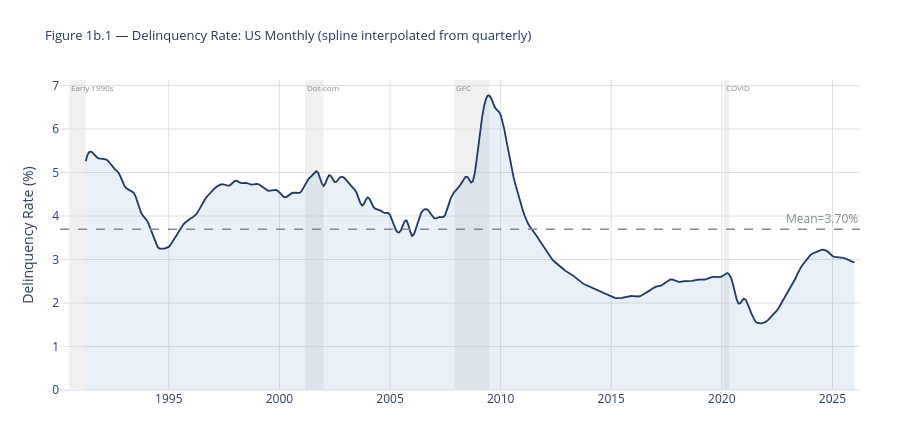
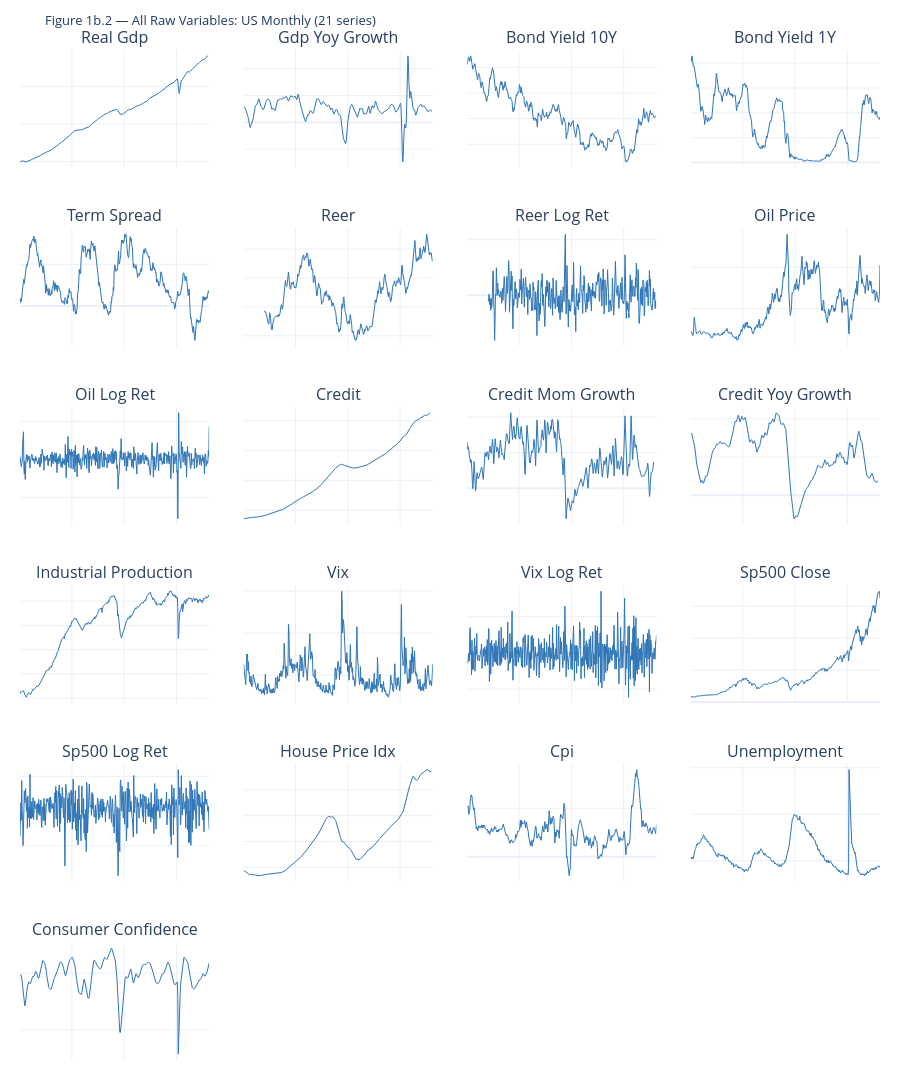

Notebook code for these charts, in order:
### Markdown cell above
### 1b — US Monthly

### Code cell
TARGET_USM    = 'us_delinquency_rate'
PREFIX_USM    = 'us_'
RECESSIONS_USM = RECESSIONS_US

raw_usm = pd.read_csv(PATHS['US_M'], index_col=0, parse_dates=True)
raw_usm.index = pd.DatetimeIndex(raw_usm.index).to_period('M').to_timestamp('M')
raw_usm = raw_usm.sort_index()
df_usm  = raw_usm.loc[WINDOW_START:].copy()

print(f'Shape: {df_usm.shape}  |  {df_usm.index.min().date()} to {df_usm.index.max().date()}')
print(f'Columns ({df_usm.shape[1]}): {df_usm.columns.tolist()}')

t = df_usm[TARGET_USM].dropna()
print(f'\nTarget — {TARGET_USM}: {len(t)} obs | Min {t.min():.2f}% | Max {t.max():.2f}% | Mean {t.mean():.2f}%')

completeness = pd.DataFrame({
    'Non-null':    df_usm.notna().sum(),
    'Missing':     df_usm.isna().sum(),
    'Missing (%)': (df_usm.isna().sum() / len(df_usm) * 100),
    'First valid': df_usm.apply(lambda s: (
        s.first_valid_index().strftime('%Y-%m') if s.first_valid_index() is not None else None)),
    'Last valid':  df_usm.apply(lambda s: (
        s.last_valid_index().strftime('%Y-%m')  if s.last_valid_index()  is not None else None)),
})
display(completeness.style
        .map(c_missing, subset=['Missing (%)'])
        .format({'Missing (%)': '{:.1f}'})
        .set_caption('Table 1b.1 — Completeness: US Monthly (raw dataset)'))

mean_val = df_usm[TARGET_USM].mean()
fig = go.Figure()
fig.add_trace(go.Scatter(
    x=df_usm.index, y=df_usm[TARGET_USM], mode='lines',
    line=dict(color=NAVY, width=1.8), fill='tozeroy',
    fillcolor='rgba(46,117,182,0.10)',
    hovertemplate='%{x|%Y-%m}<br>%{y:.2f}%<extra></extra>'))
fig.add_hline(y=mean_val, line_dash='dash', line_color=GREY, line_width=1.5,
              annotation_text=f'Mean={mean_val:.2f}%',
              annotation_position='top right', annotation_font_color=GREY)
fig = add_recessions(fig, RECESSIONS_USM)
fig.update_layout(
    title=dict(
        text='Figure 1b.1 — Delinquency Rate: US Monthly (spline interpolated from quarterly)',
        font=dict(size=13, color=NAVY)),
    xaxis=dict(showgrid=True, gridcolor='#E0E0E0'),
    yaxis=dict(title='Delinquency Rate (%)', showgrid=True, gridcolor='#E0E0E0'),
    template=TEMPLATE, height=430, margin=dict(t=80, b=40, l=60, r=40))
fig.show()

raw_cols = [c for c in raw_usm.columns if c != TARGET_USM]
ncols = 4
nrows = int(np.ceil(len(raw_cols) / ncols))
fig2 = make_subplots(
    rows=nrows, cols=ncols,
    subplot_titles=[v.replace('us_', '').replace('_', ' ').title() for v in raw_cols],
    vertical_spacing=0.06, horizontal_spacing=0.04)
for i, var in enumerate(raw_cols):
    r, c = i // ncols + 1, i % ncols + 1
    fig2.add_trace(go.Scatter(
        x=df_usm.index, y=df_usm[var], mode='lines',
        line=dict(color=BLUE, width=1.0), showlegend=False), row=r, col=c)
fig2.update_xaxes(showticklabels=False)
fig2.update_yaxes(showticklabels=False)
fig2.update_layout(
    title=dict(text=f'Figure 1b.2 — All Raw Variables: US Monthly ({len(raw_cols)} series)',
               font=dict(size=13, color=NAVY)),
    template=TEMPLATE, height=nrows * 180,
    margin=dict(t=50, b=20, l=20, r=20))
fig2.show()

### Figure 1 — Plotly figure (JSON) as saved in the notebook; plotly's stock layout.template omitted (floating-point values rounded to 4 significant figures; data arrays with more than 128 entries replaced by an {"elided": "..."} marker saying what was removed)
{"data": [{"fill": "tozeroy", "fillcolor": "rgba(46,117,182,0.10)", "hovertemplate": "%{x|%Y-%m}<br>%{y:.2f}%<extra></extra>", "line": {"color": "#1F3864", "width": 1.8}, "mode": "lines", "type": "scatter", "x": {"elided": "435 str values"}, "y": {"elided": "435 float values"}}], "layout": {"annotations": [{"font": {"color": "#7F8C8D"}, "showarrow": false, "text": "Mean=3.70%", "x": 1, "xanchor": "right", "xref": "x domain", "y": 3.695, "yanchor": "bottom", "yref": "y"}, {"font": {"color": "#7F8C8D", "size": 8}, "showarrow": false, "text": "Early 1990s", "x": "1990-07-01", "xanchor": "left", "xref": "x", "y": 1, "yanchor": "top", "yref": "y domain"}, {"font": {"color": "#7F8C8D", "size": 8}, "showarrow": false, "text": "Dot-com", "x": "2001-03-01", "xanchor": "left", "xref": "x", "y": 1, "yanchor": "top", "yref": "y domain"}, {"font": {"color": "#7F8C8D", "size": 8}, "showarrow": false, "text": "GFC", "x": "2007-12-01", "xanchor": "left", "xref": "x", "y": 1, "yanchor": "top", "yref": "y domain"}, {"font": {"color": "#7F8C8D", "size": 8}, "showarrow": false, "text": "COVID", "x": "2020-02-01", "xanchor": "left", "xref": "x", "y": 1, "yanchor": "top", "yref": "y domain"}], "height": 430, "margin": {"b": 40, "l": 60, "r": 40, "t": 80}, "shapes": [{"line": {"color": "#7F8C8D", "dash": "dash", "width": 1.5}, "type": "line", "x0": 0, "x1": 1, "xref": "x domain", "y0": 3.695, "y1": 3.695, "yref": "y"}, {"fillcolor": "lightgrey", "layer": "below", "line": {"width": 0}, "opacity": 0.35, "type": "rect", "x0": "1990-07-01", "x1": "1991-03-31", "xref": "x", "y0": 0, "y1": 1, "yref": "y domain"}, {"fillcolor": "lightgrey", "layer": "below", "line": {"width": 0}, "opacity": 0.35, "type": "rect", "x0": "2001-03-01", "x1": "2001-12-31", "xref": "x", "y0": 0, "y1": 1, "yref": "y domain"}, {"fillcolor": "lightgrey", "layer": "below", "line": {"width": 0}, "opacity": 0.35, "type": "rect", "x0": "2007-12-01", "x1": "2009-06-30", "xref": "x", "y0": 0, "y1": 1, "yref": "y domain"}, {"fillcolor": "lightgrey", "layer": "below", "line": {"width": 0}, "opacity": 0.35, "type": "rect", "x0": "2020-02-01", "x1": "2020-04-30", "xref": "x", "y0": 0, "y1": 1, "yref": "y domain"}], "title": {"font": {"color": "#1F3864", "size": 13}, "text": "Figure 1b.1 — Delinquency Rate: US Monthly (spline interpolated from quarterly)"}, "xaxis": {"gridcolor": "#E0E0E0", "showgrid": true}, "yaxis": {"gridcolor": "#E0E0E0", "showgrid": true, "title": {"text": "Delinquency Rate (%)"}}}}

### Figure 2 — Plotly figure (JSON) as saved in the notebook; plotly's stock layout.template omitted (floating-point values rounded to 4 significant figures; data arrays with more than 128 entries replaced by an {"elided": "..."} marker saying what was removed)
{"data": [{"line": {"color": "#2E75B6", "width": 1}, "mode": "lines", "showlegend": false, "type": "scatter", "x": {"elided": "435 str values"}, "xaxis": "x", "y": {"elided": "435 float values"}, "yaxis": "y"}, {"line": {"color": "#2E75B6", "width": 1}, "mode": "lines", "showlegend": false, "type": "scatter", "x": {"elided": "435 str values"}, "xaxis": "x2", "y": {"elided": "435 float values"}, "yaxis": "y2"}, {"line": {"color": "#2E75B6", "width": 1}, "mode": "lines", "showlegend": false, "type": "scatter", "x": {"elided": "435 str values"}, "xaxis": "x3", "y": {"elided": "435 float values"}, "yaxis": "y3"}, {"line": {"color": "#2E75B6", "width": 1}, "mode": "lines", "showlegend": false, "type": "scatter", "x": {"elided": "435 str values"}, "xaxis": "x4", "y": {"elided": "435 float values"}, "yaxis": "y4"}, {"line": {"color": "#2E75B6", "width": 1}, "mode": "lines", "showlegend": false, "type": "scatter", "x": {"elided": "435 str values"}, "xaxis": "x5", "y": {"elided": "435 float values"}, "yaxis": "y5"}, {"line": {"color": "#2E75B6", "width": 1}, "mode": "lines", "showlegend": false, "type": "scatter", "x": {"elided": "435 str values"}, "xaxis": "x6", "y": {"elided": "435 float values"}, "yaxis": "y6"}, {"line": {"color": "#2E75B6", "width": 1}, "mode": "lines", "showlegend": false, "type": "scatter", "x": {"elided": "435 str values"}, "xaxis": "x7", "y": {"elided": "435 float values"}, "yaxis": "y7"}, {"line": {"color": "#2E75B6", "width": 1}, "mode": "lines", "showlegend": false, "type": "scatter", "x": {"elided": "435 str values"}, "xaxis": "x8", "y": {"elided": "435 float values"}, "yaxis": "y8"}, {"line": {"color": "#2E75B6", "width": 1}, "mode": "lines", "showlegend": false, "type": "scatter", "x": {"elided": "435 str values"}, "xaxis": "x9", "y": {"elided": "435 float values"}, "yaxis": "y9"}, {"line": {"color": "#2E75B6", "width": 1}, "mode": "lines", "showlegend": false, "type": "scatter", "x": {"elided": "435 str values"}, "xaxis": "x10", "y": {"elided": "435 float values"}, "yaxis": "y10"}, {"line": {"color": "#2E75B6", "width": 1}, "mode": "lines", "showlegend": false, "type": "scatter", "x": {"elided": "435 str values"}, "xaxis": "x11", "y": {"elided": "435 float values"}, "yaxis": "y11"}, {"line": {"color": "#2E75B6", "width": 1}, "mode": "lines", "showlegend": false, "type": "scatter", "x": {"elided": "435 str values"}, "xaxis": "x12", "y": {"elided": "435 float values"}, "yaxis": "y12"}, {"line": {"color": "#2E75B6", "width": 1}, "mode": "lines", "showlegend": false, "type": "scatter", "x": {"elided": "435 str values"}, "xaxis": "x13", "y": {"elided": "435 float values"}, "yaxis": "y13"}, {"line": {"color": "#2E75B6", "width": 1}, "mode": "lines", "showlegend": false, "type": "scatter", "x": {"elided": "435 str values"}, "xaxis": "x14", "y": {"elided": "435 float values"}, "yaxis": "y14"}, {"line": {"color": "#2E75B6", "width": 1}, "mode": "lines", "showlegend": false, "type": "scatter", "x": {"elided": "435 str values"}, "xaxis": "x15", "y": {"elided": "435 float values"}, "yaxis": "y15"}, {"line": {"color": "#2E75B6", "width": 1}, "mode": "lines", "showlegend": false, "type": "scatter", "x": {"elided": "435 str values"}, "xaxis": "x16", "y": {"elided": "435 float values"}, "yaxis": "y16"}, {"line": {"color": "#2E75B6", "width": 1}, "mode": "lines", "showlegend": false, "type": "scatter", "x": {"elided": "435 str values"}, "xaxis": "x17", "y": {"elided": "435 float values"}, "yaxis": "y17"}, {"line": {"color": "#2E75B6", "width": 1}, "mode": "lines", "showlegend": false, "type": "scatter", "x": {"elided": "435 str values"}, "xaxis": "x18", "y": {"elided": "435 float values"}, "yaxis": "y18"}, {"line": {"color": "#2E75B6", "width": 1}, "mode": "lines", "showlegend": false, "type": "scatter", "x": {"elided": "435 str values"}, "xaxis": "x19", "y": {"elided": "435 float values"}, "yaxis": "y19"}, {"line": {"color": "#2E75B6", "width": 1}, "mode": "lines", "showlegend": false, "type": "scatter", "x": {"elided": "435 str values"}, "xaxis": "x20", "y": {"elided": "435 float values"}, "yaxis": "y20"}, {"line": {"color": "#2E75B6", "width": 1}, "mode": "lines", "showlegend": false, "type": "scatter", "x": {"elided": "435 str values"}, "xaxis": "x21", "y": {"elided": "435 float values"}, "yaxis": "y21"}], "layout": {"annotations": [{"font": {"size": 16}, "showarrow": false, "text": "Real Gdp", "x": 0.11, "xanchor": "center", "xref": "paper", "y": 1, "yanchor": "bottom", "yref": "paper"}, {"font": {"size": 16}, "showarrow": false, "text": "Gdp Yoy Growth", "x": 0.37, "xanchor": "center", "xref": "paper", "y": 1, "yanchor": "bottom", "yref": "paper"}, {"font": {"size": 16}, "showarrow": false, "text": "Bond Yield 10Y", "x": 0.63, "xanchor": "center", "xref": "paper", "y": 1, "yanchor": "bottom", "yref": "paper"}, {"font": {"size": 16}, "showarrow": false, "text": "Bond Yield 1Y", "x": 0.89, "xanchor": "center", "xref": "paper", "y": 1, "yanchor": "bottom", "yref": "paper"}, {"font": {"size": 16}, "showarrow": false, "text": "Term Spread", "x": 0.11, "xanchor": "center", "xref": "paper", "y": 0.8233, "yanchor": "bottom", "yref": "paper"}, {"font": {"size": 16}, "showarrow": false, "text": "Reer", "x": 0.37, "xanchor": "center", "xref": "paper", "y": 0.8233, "yanchor": "bottom", "yref": "paper"}, {"font": {"size": 16}, "showarrow": false, "text": "Reer Log Ret", "x": 0.63, "xanchor": "center", "xref": "paper", "y": 0.8233, "yanchor": "bottom", "yref": "paper"}, {"font": {"size": 16}, "showarrow": false, "text": "Oil Price", "x": 0.89, "xanchor": "center", "xref": "paper", "y": 0.8233, "yanchor": "bottom", "yref": "paper"}, {"font": {"size": 16}, "showarrow": false, "text": "Oil Log Ret", "x": 0.11, "xanchor": "center", "xref": "paper", "y": 0.6467, "yanchor": "bottom", "yref": "paper"}, {"font": {"size": 16}, "showarrow": false, "text": "Credit", "x": 0.37, "xanchor": "center", "xref": "paper", "y": 0.6467, "yanchor": "bottom", "yref": "paper"}, {"font": {"size": 16}, "showarrow": false, "text": "Credit Mom Growth", "x": 0.63, "xanchor": "center", "xref": "paper", "y": 0.6467, "yanchor": "bottom", "yref": "paper"}, {"font": {"size": 16}, "showarrow": false, "text": "Credit Yoy Growth", "x": 0.89, "xanchor": "center", "xref": "paper", "y": 0.6467, "yanchor": "bottom", "yref": "paper"}, {"font": {"size": 16}, "showarrow": false, "text": "Industrial Production", "x": 0.11, "xanchor": "center", "xref": "paper", "y": 0.47, "yanchor": "bottom", "yref": "paper"}, {"font": {"size": 16}, "showarrow": false, "text": "Vix", "x": 0.37, "xanchor": "center", "xref": "paper", "y": 0.47, "yanchor": "bottom", "yref": "paper"}, {"font": {"size": 16}, "showarrow": false, "text": "Vix Log Ret", "x": 0.63, "xanchor": "center", "xref": "paper", "y": 0.47, "yanchor": "bottom", "yref": "paper"}, {"font": {"size": 16}, "showarrow": false, "text": "Sp500 Close", "x": 0.89, "xanchor": "center", "xref": "paper", "y": 0.47, "yanchor": "bottom", "yref": "paper"}, {"font": {"size": 16}, "showarrow": false, "text": "Sp500 Log Ret", "x": 0.11, "xanchor": "center", "xref": "paper", "y": 0.2933, "yanchor": "bottom", "yref": "paper"}, {"font": {"size": 16}, "showarrow": false, "text": "House Price Idx", "x": 0.37, "xanchor": "center", "xref": "paper", "y": 0.2933, "yanchor": "bottom", "yref": "paper"}, {"font": {"size": 16}, "showarrow": false, "text": "Cpi", "x": 0.63, "xanchor": "center", "xref": "paper", "y": 0.2933, "yanchor": "bottom", "yref": "paper"}, {"font": {"size": 16}, "showarrow": false, "text": "Unemployment", "x": 0.89, "xanchor": "center", "xref": "paper", "y": 0.2933, "yanchor": "bottom", "yref": "paper"}, {"font": {"size": 16}, "showarrow": false, "text": "Consumer Confidence", "x": 0.11, "xanchor": "center", "xref": "paper", "y": 0.1167, "yanchor": "bottom", "yref": "paper"}], "height": 1080, "margin": {"b": 20, "l": 20, "r": 20, "t": 50}, "title": {"font": {"color": "#1F3864", "size": 13}, "text": "Figure 1b.2 — All Raw Variables: US Monthly (21 series)"}, "xaxis": {"anchor": "y", "domain": [0, 0.22], "showticklabels": false}, "xaxis10": {"anchor": "y10", "domain": [0.26, 0.48], "showticklabels": false}, "xaxis11": {"anchor": "y11", "domain": [0.52, 0.74], "showticklabels": false}, "xaxis12": {"anchor": "y12", "domain": [0.78, 1], "showticklabels": false}, "xaxis13": {"anchor": "y13", "domain": [0, 0.22], "showticklabels": false}, "xaxis14": {"anchor": "y14", "domain": [0.26, 0.48], "showticklabels": false}, "xaxis15": {"anchor": "y15", "domain": [0.52, 0.74], "showticklabels": false}, "xaxis16": {"anchor": "y16", "domain": [0.78, 1], "showticklabels": false}, "xaxis17": {"anchor": "y17", "domain": [0, 0.22], "showticklabels": false}, "xaxis18": {"anchor": "y18", "domain": [0.26, 0.48], "showticklabels": false}, "xaxis19": {"anchor": "y19", "domain": [0.52, 0.74], "showticklabels": false}, "xaxis2": {"anchor": "y2", "domain": [0.26, 0.48], "showticklabels": false}, "xaxis20": {"anchor": "y20", "domain": [0.78, 1], "showticklabels": false}, "xaxis21": {"anchor": "y21", "domain": [0, 0.22], "showticklabels": false}, "xaxis22": {"anchor": "y22", "domain": [0.26, 0.48], "showticklabels": false}, "xaxis23": {"anchor": "y23", "domain": [0.52, 0.74], "showticklabels": false}, "xaxis24": {"anchor": "y24", "domain": [0.78, 1], "showticklabels": false}, "xaxis3": {"anchor": "y3", "domain": [0.52, 0.74], "showticklabels": false}, "xaxis4": {"anchor": "y4", "domain": [0.78, 1], "showticklabels": false}, "xaxis5": {"anchor": "y5", "domain": [0, 0.22], "showticklabels": false}, "xaxis6": {"anchor": "y6", "domain": [0.26, 0.48], "showticklabels": false}, "xaxis7": {"anchor": "y7", "domain": [0.52, 0.74], "showticklabels": false}, "xaxis8": {"anchor": "y8", "domain": [0.78, 1], "showticklabels": false}, "xaxis9": {"anchor": "y9", "domain": [0, 0.22], "showticklabels": false}, "yaxis": {"anchor": "x", "domain": [0.8833, 1], "showticklabels": false}, "yaxis10": {"anchor": "x10", "domain": [0.53, 0.6467], "showticklabels": false}, "yaxis11": {"anchor": "x11", "domain": [0.53, 0.6467], "showticklabels": false}, "yaxis12": {"anchor": "x12", "domain": [0.53, 0.6467], "showticklabels": false}, "yaxis13": {"anchor": "x13", "domain": [0.3533, 0.47], "showticklabels": false}, "yaxis14": {"anchor": "x14", "domain": [0.3533, 0.47], "showticklabels": false}, "yaxis15": {"anchor": "x15", "domain": [0.3533, 0.47], "showticklabels": false}, "yaxis16": {"anchor": "x16", "domain": [0.3533, 0.47], "showticklabels": false}, "yaxis17": {"anchor": "x17", "domain": [0.1767, 0.2933], "showticklabels": false}, "yaxis18": {"anchor": "x18", "domain": [0.1767, 0.2933], "showticklabels": false}, "yaxis19": {"anchor": "x19", "domain": [0.1767, 0.2933], "showticklabels": false}, "yaxis2": {"anchor": "x2", "domain": [0.8833, 1], "showticklabels": false}, "yaxis20": {"anchor": "x20", "domain": [0.1767, 0.2933], "showticklabels": false}, "yaxis21": {"anchor": "x21", "domain": [0, 0.1167], "showticklabels": false}, "yaxis22": {"anchor": "x22", "domain": [0, 0.1167], "showticklabels": false}, "yaxis23": {"anchor": "x23", "domain": [0, 0.1167], "showticklabels": false}, "yaxis24": {"anchor": "x24", "domain": [0, 0.1167], "showticklabels": false}, "yaxis3": {"anchor": "x3", "domain": [0.8833, 1], "showticklabels": false}, "yaxis4": {"anchor": "x4", "domain": [0.8833, 1], "showticklabels": false}, "yaxis5": {"anchor": "x5", "domain": [0.7067, 0.8233], "showticklabels": false}, "yaxis6": {"anchor": "x6", "domain": [0.7067, 0.8233], "showticklabels": false}, "yaxis7": {"anchor": "x7", "domain": [0.7067, 0.8233], "showticklabels": false}, "yaxis8": {"anchor": "x8", "domain": [0.7067, 0.8233], "showticklabels": false}, "yaxis9": {"anchor": "x9", "domain": [0.53, 0.6467], "showticklabels": false}}}
